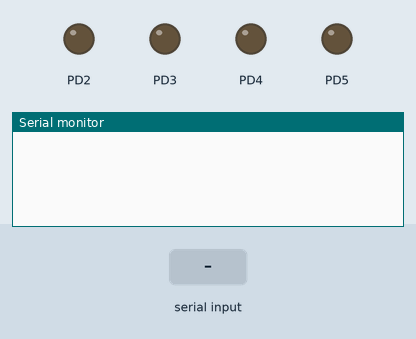
This program was run on a simulated ATmega328P, built with avr-gcc and emulated at 16 MHz. Parts: output pins drawn as LEDs (lit = HIGH), the last lines printed to the serial monitor. The test bench sets the inputs (shaded band).

Above: at 1.2 s.
1.3 s: "90,45\n" received over Serial
At 1.6 s:
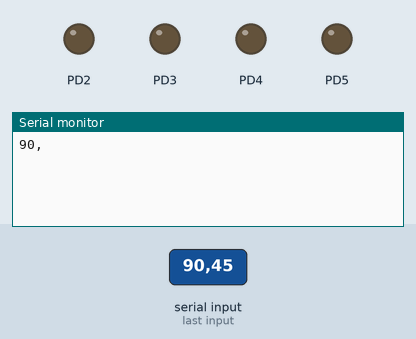
2.8 s: "5\n" received over Serial
At 4.0 s:
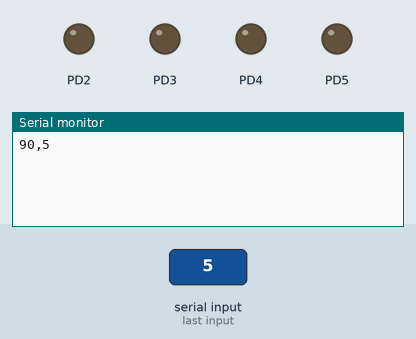

Measured:
- after the input at 1.3 s, the serial monitor: prints a new line at once (image 1)
- after the input at 2.8 s, the serial monitor: prints a new line at once (image 2)

The program:

main.c
```c
/*
 * Zadatak 7.c
 *
 * Created: 10.5.2020. 14:27:49
 * Author : Josip Prpi? 4.H
 */

#define F_CPU 16000000UL
#include <avr/io.h>
#include <util/delay.h>
#include <stdio.h>
#define BAUDRATE 9600
#define BAUD_PRESCALLER (((F_CPU / (BAUDRATE * 16UL))) - 1)

//Deklaracija funkcija
void USART_init(void);
unsigned char USART_receive(void);
void USART_send( unsigned char data);
void USART_putstring(char* StringPtr);

char String[]="";
unsigned char data;
uint8_t brightness;

int main(void)
{
	DDRD |= 0b00111100;
	PORTD=0x00;

	USART_init(); //inicijalizacija serijske komunikacije

	while (1)
	{
		data=USART_receive();
		USART_send(data);

		brightness=(data%100 - '0')*100 + (data%10 - '0')*10 + (data -'0');

		OCR2B = brightness;

		_delay_ms(10);


	}
}

void pwm_init() //funkcija za promjenu svjetine
{
	// initialize timer0 in PWM mode
	TCCR2A = _BV(COM2A1) | _BV(COM2B1) | _BV(WGM21) | _BV(WGM20);
	TCCR2B = _BV(WGM22) | _BV(CS20);
}

//funkcije potrebne za UART komunikaciju

void USART_init(void){

	UBRR0H = (uint8_t)(BAUD_PRESCALLER>>8); // Baud Rate Register upper 4 bits
	UBRR0L = (uint8_t)(BAUD_PRESCALLER); // Baud Rate Register lower 4 bits
	UCSR0B = (1<<RXEN0)|(1<<TXEN0);
	UCSR0C = (3<<UCSZ00); //Set frame
}

unsigned char USART_receive(void){

	while(!(UCSR0A & (1<<RXC0)));
	return UDR0;

}

void USART_send( unsigned char data)
{

	while(!(UCSR0A & (1<<UDRE0)));
	UDR0 = data;

}

void USART_putstring(char* StringPtr){

	while(*StringPtr != 0x00){
		USART_send(*StringPtr);
	StringPtr++;}

}
```
